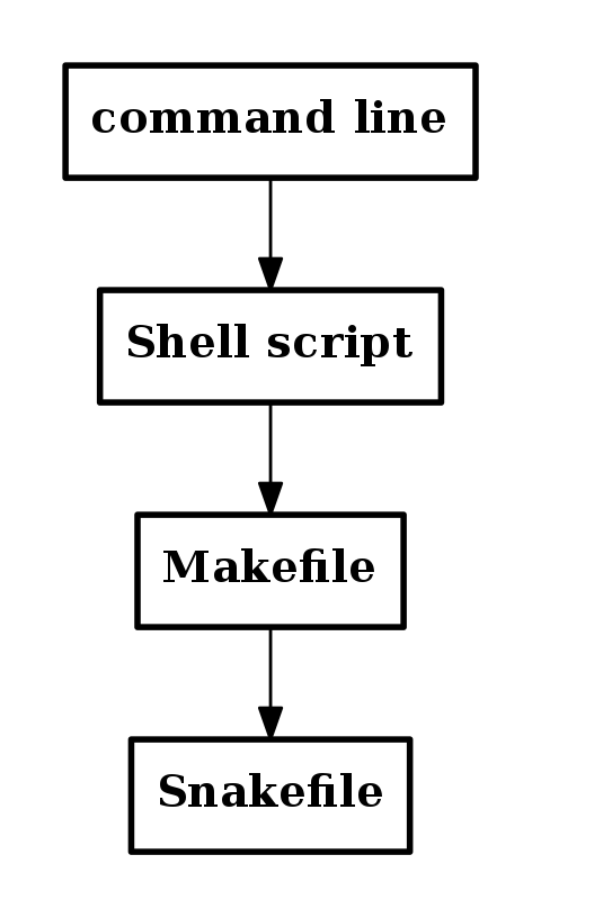

Recreate this plot in Python.
# Creates the images used in the slides (flow for the section from sequentials
# to dependent graph

from cno import CNOGraph
from pylab import savefig, figure

figure(figsize=(6,9))

c = CNOGraph()
node1 = "command line"
node2 = "Shell script"
node3 = "Makefile"
node4 = "Snakefile"

c.add_reaction("%s=%s" % (node1, node2))
c.add_reaction("%s=%s" % (node2, node3))
c.add_reaction("%s=%s" % (node3, node4))
c.plot()
savefig("flow_methods.png")


for i, node in enumerate([node1, node2, node3, node4]):
    c._stimuli = [node]
    c.plot()
    savefig("flow_methods_%s.png" % (i+1))


